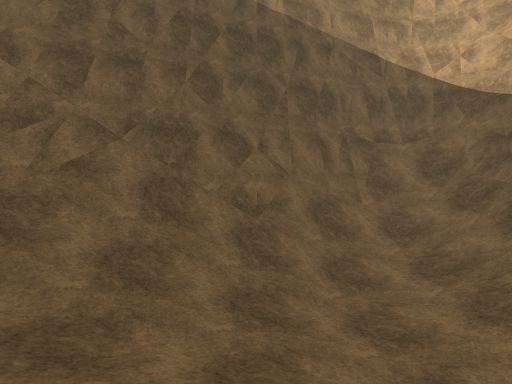
View 1 (above)

21 first-person views from a walk through a scene from a Unity 3-D project. The camera is 1.5 m above the floor, tilts 4° down and sees 75° across. The floor is counted in squares, 2 m on a side. Each view is taken from the middle of a square. On the plan, view 1 faces up. The plan holds only what a view shows up to about 11 squares ahead; the rest is blank. The place goes on beyond the plan. Surface patterns are stand-ins for the level's own textures.

View 2
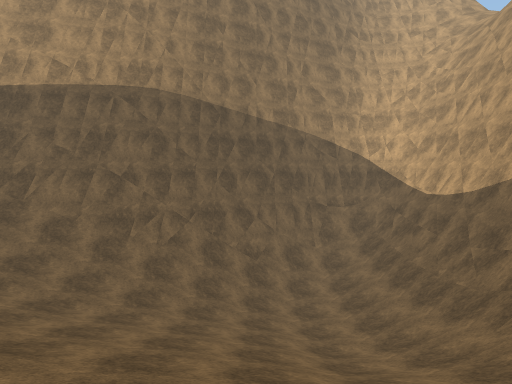

View 3
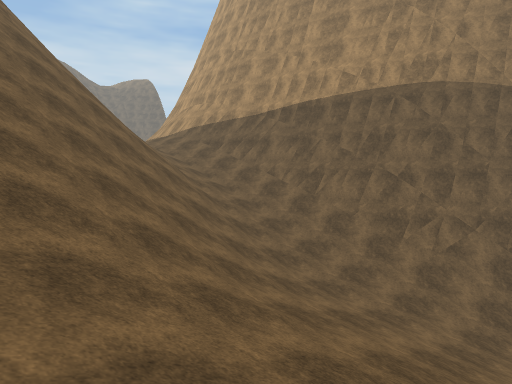

View 4
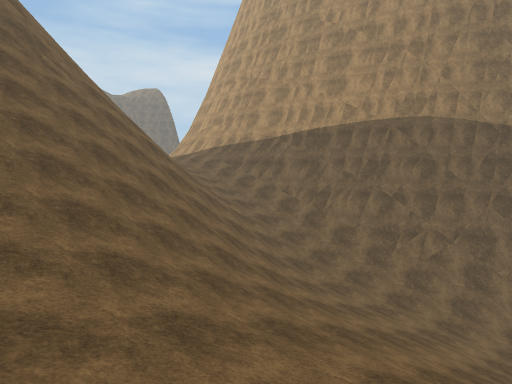

View 5
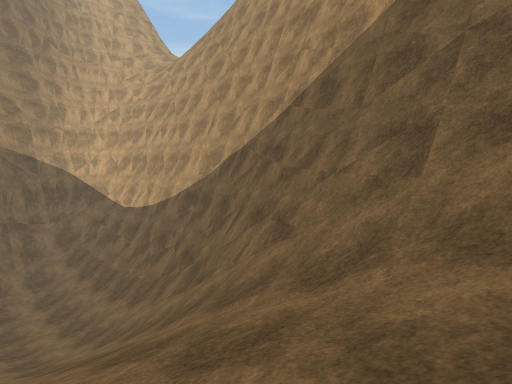

View 6
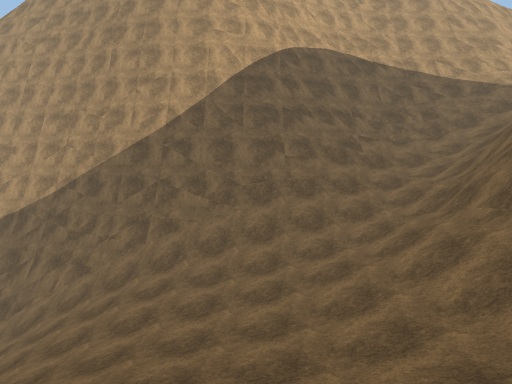

View 7
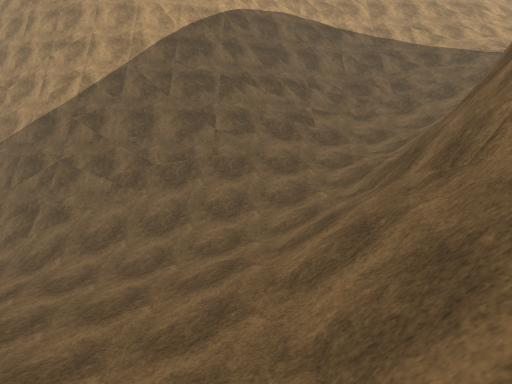

View 8
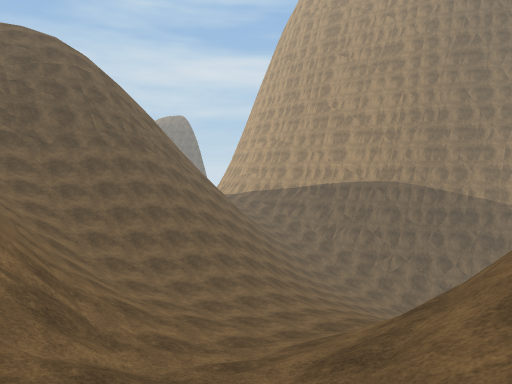

View 9
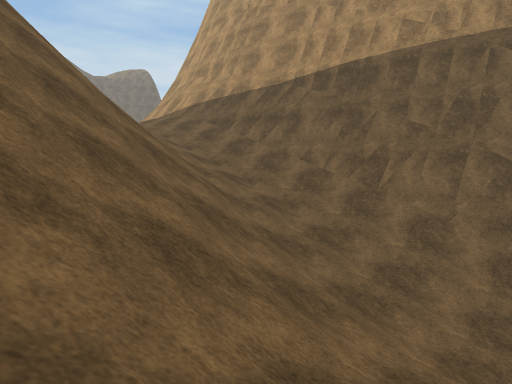

View 10
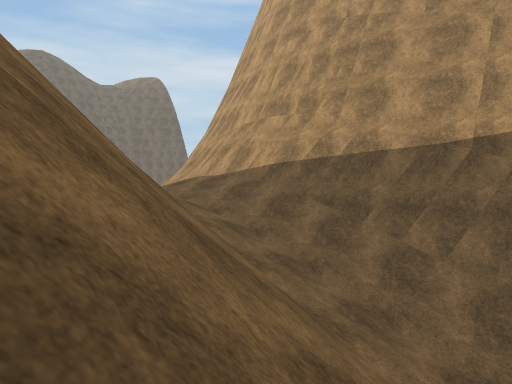

View 11
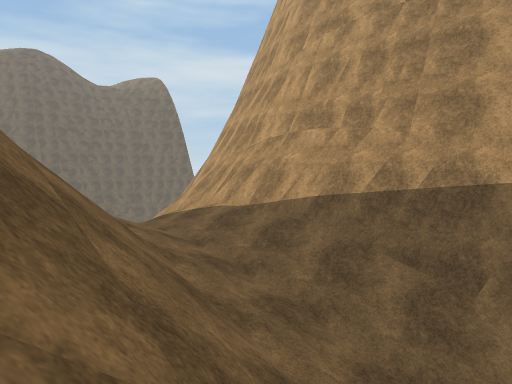

View 12
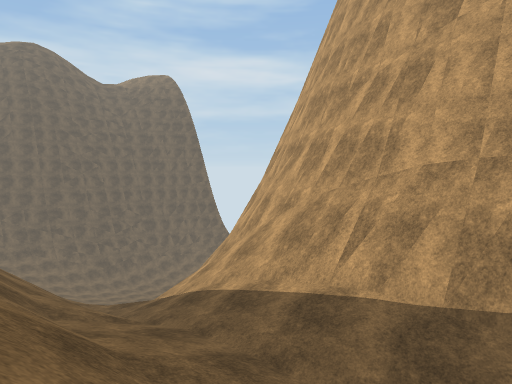

View 13
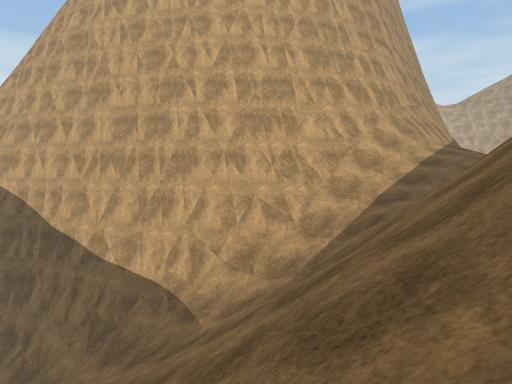

View 14
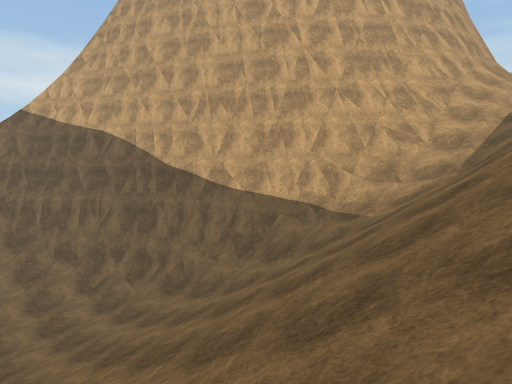

View 15
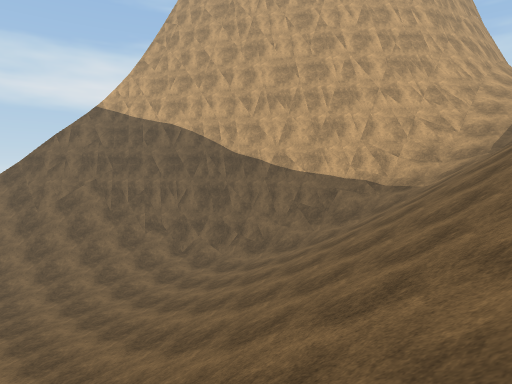

View 16
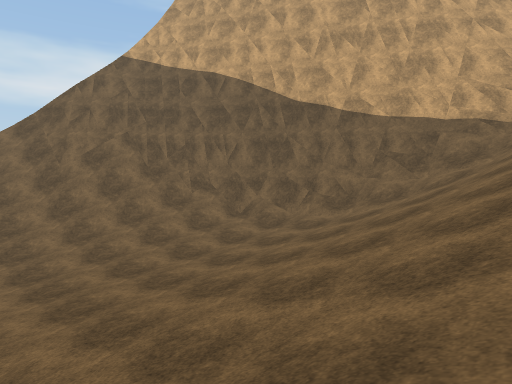

View 17
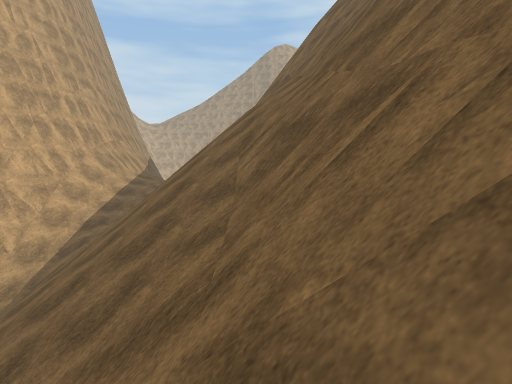

View 18
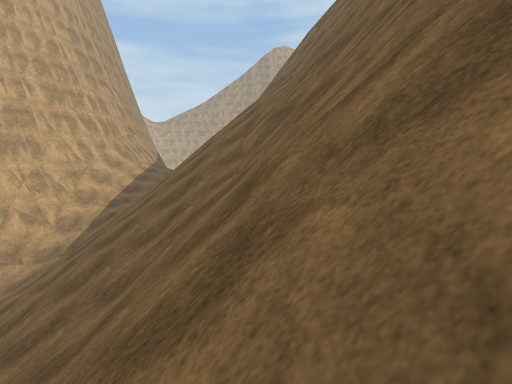

View 19
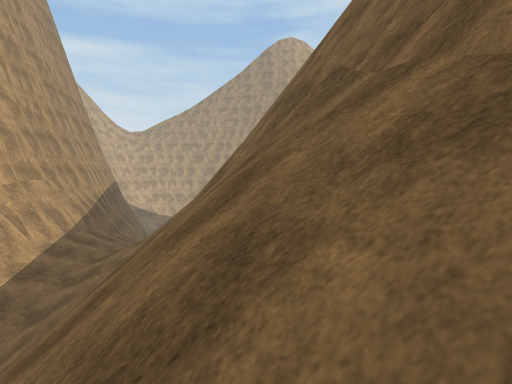

View 20
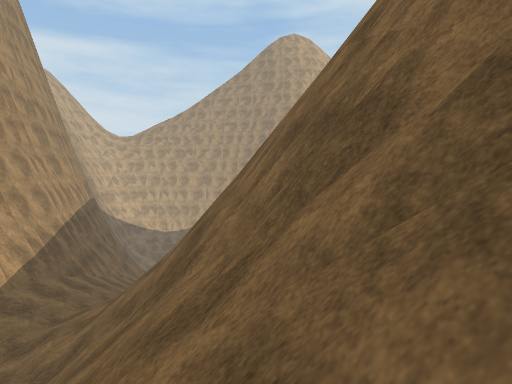

View 21
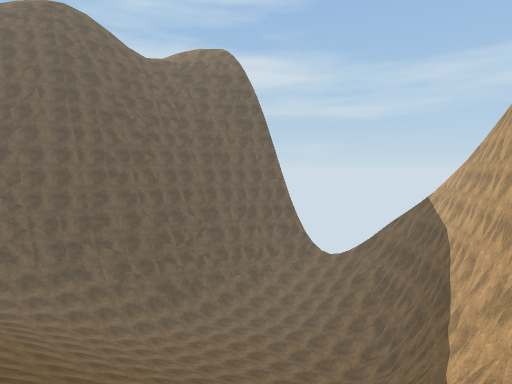

### Floor plan
Key: @ floor where view 1 was taken; # wall or solid block; . main floor; : floor 0.75 m higher than the main floor; - floor 0.75 m lower than the main floor; + floor 3.25 m higher than the main floor; * floor 4.75 m higher than the main floor; % floor 10.25 m higher than the main floor; & floor 11.25 m higher than the main floor; / step, stairs or slope; = window, fence, low wall or low ledge; v drop or lower ground.
Columns run from 35 left of view 1 to 7 right of it. Each row starts with its distance up from view 1.
 18   /##
 17   /=##
 16  ///=##
 15  ////=#
 14  /////##
 13  ./////#
 12  -.////##
 11  .....:###
 10  .....:/=#
  9 ..../////##
  8 ..///////###                        #####
  7  /////////=###                     ###//#
  6  //////////=#####               ####////#
  5 /////////////==#####          ####==///=#
  4  /////////////////##############/////+/=#
  3 ///////////////////////////////////+++//#
  2 ////////////// /////////////////*//////=#
  1 //////////// //////////////////////////=#
  0    ////////////////////////////////@///##
 -1   ///////////////###  ###//////////////##
 -2  ////####=/////####    #=//////////////#
 -3   ///############      #=//////////////#
 -4     ## v########vvv    ##//////////////#
 -5            =vvv         #//////////////#
 -6                           /////////////#
 -7                                ////////#
 -8                               ////%/&//##
 -9                              /////&////###
-10                             ///////////=##
-11                            ////////////==##
-12                            ///////////////#
-13                              //#####//////#
-14                                    ###////#
-15                                     ##////#
-16                                      ##///#

Where each view was taken, in squares from view 1:
view 1: 0 up, 0 right, facing up
view 2: 5 down, 0 right, facing up
view 3: 5 down, 0 right, facing up-left
view 4: 7 down, 1 right, facing up-left
view 5: 7 down, 0 right, facing up-right
view 6: 9 down, 6 left, facing right
view 7: 11 down, 4 left, facing right
view 8: 14 down, 5 right, facing up-left
view 9: 3 down, 3 left, facing up-left
view 10: 2 down, 8 left, facing up-left
view 11: 1 down, 10 left, facing up-left
view 12: 0 up, 14 left, facing up-left
view 13: 0 up, 29 left, facing up-right
view 14: 2 up, 32 left, facing up-right
view 15: 2 up, 35 left, facing up-right
view 16: 5 up, 35 left, facing up-right
view 17: 2 down, 32 left, facing right
view 18: 2 down, 34 left, facing right
view 19: 2 down, 25 left, facing right
view 20: 2 down, 22 left, facing right
view 21: 0 up, 23 left, facing up-left
